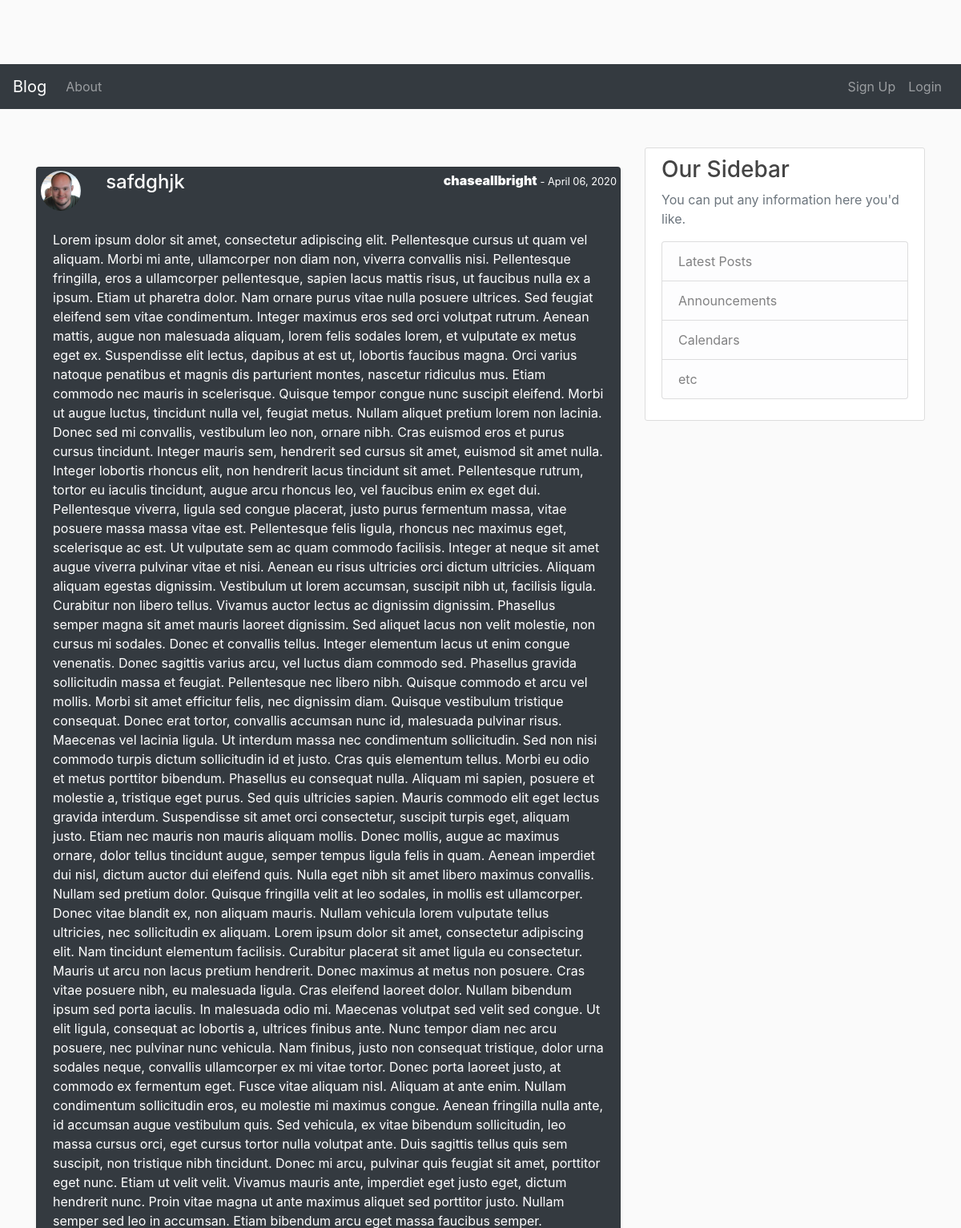
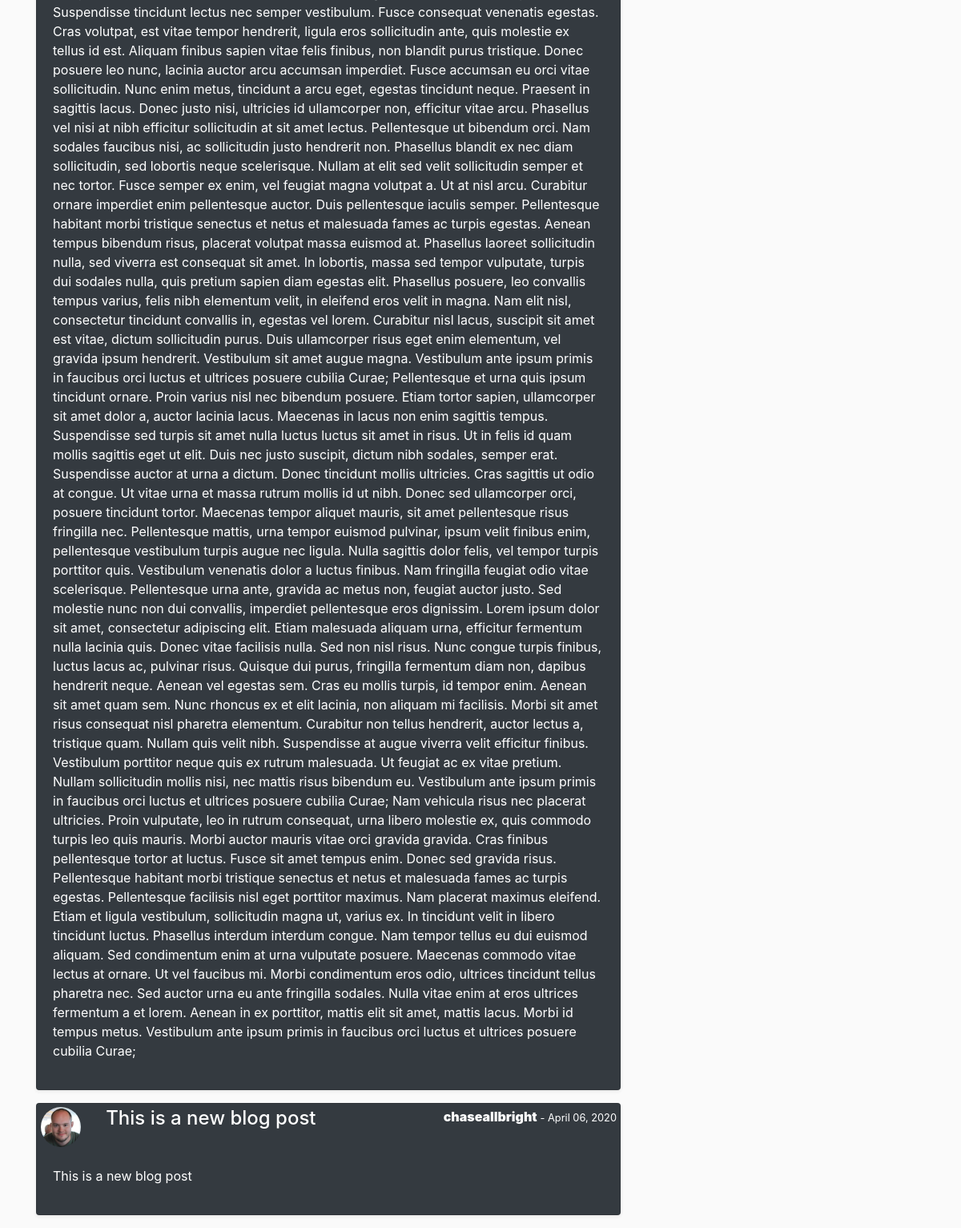
The page /blog/ on the database as committed earlier (2 pictures, top to bottom).
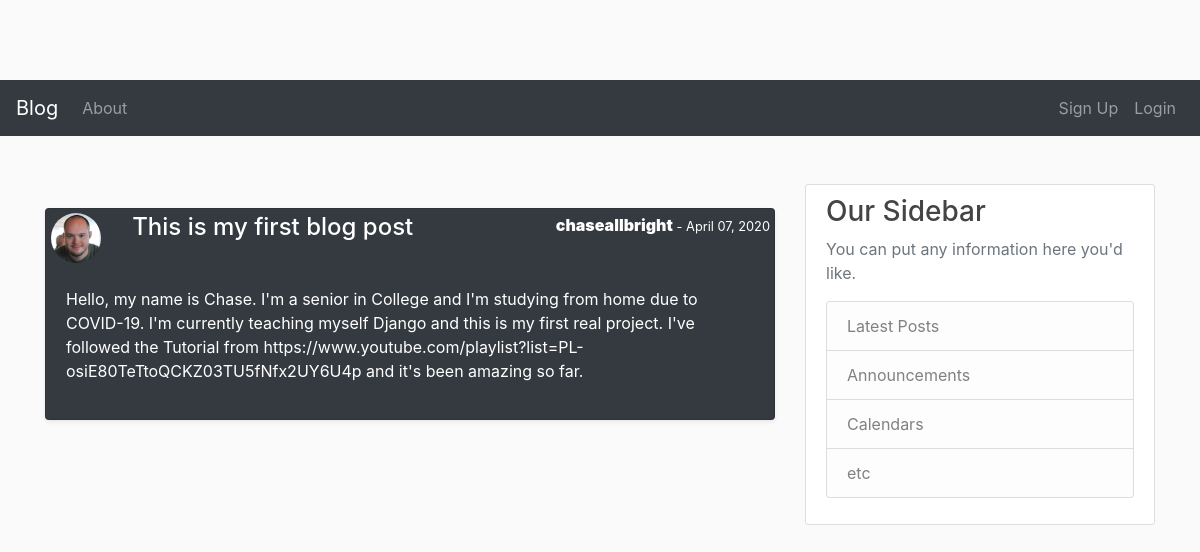
The same page on the database as committed later.
### blogapp/models.py (models this page shows, shortened)
class Post(models.Model):
    title = models.CharField(max_length=100)
    content = models.TextField()
    date_posted = models.DateTimeField(default=timezone.now)
    author = models.ForeignKey(User, on_delete=models.CASCADE)

### users/models.py (models this page shows, shortened)
class Profile(models.Model):
    user = models.OneToOneField(User, on_delete=models.CASCADE)
    image = models.ImageField(default='default.jpg', upload_to='profile_pics')

### blogapp/views.py (the view)
# urls.py: path('', PostListView.as_view(), name='blog-home'),
class PostListView(ListView):
    model = Post
    template_name = 'blogapp/home.html'
    context_object_name = 'posts'
    ordering = ['-date_posted']
    paginate_by = 5

### templates/blogapp/home.html
{% extends "blogapp/base.html" %}
{% block content %}
<br>
{% for post in posts %}
<div class="card shadow-sm text-white bg-dark  p-0 mb-3  ">
    <div class="row p-1">
        <img class=" ml-3 align-self-start rounded-circle" style="height: 50px;" src="{{ post.author.profile.image.url }}" alt="dicks">
        <div class="col"><h4 class=" pl-3 text-left text-bold"><a class="text-white" href="{% url 'post-detail' post.id %}">{{ post.title }}</a></h4>
        </div>
        <div class="col text-right align-right text-align-center">
                <p class="d-inline font-weight-bolder text-white">
                    <a class=" d-inline font-weight-bolder text-white" href="#">{{ post.author }}</a>
                </p>
                <small class="">- {{ post.date_posted|date:"F d, Y" }}</small>
        </div>
    </div>
    <div class="card-body">
        <p class="">{{ post.content }}</p>
    </div>
</div>
{% endfor %}
{% endblock content %}

### templates/blogapp/base.html (shortened to what this page needs)
{% load static %}
{% include 'navbar.html' %}
<!DOCTYPE html>
<html lang="en">
<head>
    <link rel="stylesheet" href="https://stackpath.bootstrapcdn.com/bootstrap/4.4.1/css/bootstrap.min.css"
>
    <link rel="stylesheet" type="text/css" href="{% static 'blogapp/main.css' %}">
</head>
<body>
<main role="main" class="container">
    <div class="row">
        <div class="col-md-8">
            {% block content %}{% endblock %}
        </div>
        <div class="col-md-4">
            <div class="content-section">
                <h3>Our Sidebar</h3>
                <p class='text-muted'>You can put any information here you'd like.
                <ul class="list-group">
                    <li class="list-group-item list-group-item-light">Latest Posts</li>
                    <li class="list-group-item list-group-item-light">Announcements</li>
                    <li class="list-group-item list-group-item-light">Calendars</li>
                    <li class="list-group-item list-group-item-light">etc</li>
                </ul>
                </p>
            </div>
        </div>
    </div>
</main>
</body>
</html>

### templates/navbar.html (shortened to what this page needs)
<header>
    <nav class="navbar navbar-expand-md navbar-dark bg-dark">
        <a href="{% url 'blog-home' %}" class="navbar-brand">Blog</a>
        <div class="collapse navbar-collapse" id="navbarCollapse">
            <div class="navbar-nav">
                <a href="{% url 'blog-about' %}" class="nav-item nav-link">About</a>
            </div>
            <div class="navbar-nav ml-auto">
                {% if user.is_authenticated %}
                    {% if user.is_superuser %}
                    <a href="../../admin" class="nav-item nav-link">Admin</a>
                {% endif %}
                <a href="{% url 'profile' %}" class="nav-item nav-link">Profile</a>
                <a href="{% url 'logout' %}" class="nav-item nav-link">Logout</a>
                {% else %}
                <a href="{% url 'register' %}" class="nav-item nav-link">Sign Up</a>
                <a href="{% url 'login' %}" class="nav-item nav-link">Login</a>
                {% endif %}
            </div>
        </div>
    </nav>
    <br><br>
</header>

### static/blogapp/main.css (style rules this page uses)
body { background: #fafafa; color: #333333; margin-top: 5rem; }
h1, h2, h3, h4, h5, h6 { color: #444444; }
ul { margin: 0; }
.content-section { background: #ffffff; padding: 10px 20px; border: 1px solid #dddddd; border-radius: 3px; margin-bottom: 20px; }

Rows that differ between the two databases and show on the page:
removed Post: author.profile.image (picture), title "safdghjk", author "chaseallbright", date_posted "April 06, 2020", content "Lorem ipsum dolor sit amet, consectetur adipiscing elit. Pellentesque cursus ut quam vel aliquam. Morbi mi ante, ullamcorper non diam non, viverra convallis nisi. Pellentesque fringilla, eros a ullamcorper pellentesque, sapien lacus mattis risus, ut faucibus nulla ex a ipsum. Etiam ut pharetra dolor. Nam ornare purus vitae nulla posuere ultrices. Sed feugiat eleifend sem vitae condimentum. Integer maximus eros sed orci volutpat rutrum. Aenean mattis, augue non malesuada aliquam, lorem felis sodales lorem, et vulputate ex metus eget ex. Suspendisse elit lectus, dapibus at est ut, lobortis faucibus magna. Orci varius natoque penatibus et magnis dis parturient montes, nascetur ridiculus mus.…"
removed Post: author.profile.image (picture), title "This is a new blog post", author "chaseallbright", date_posted "April 06, 2020", content "This is a new blog post"
added Post: author.profile.image (picture), title "This is my first blog post", author "chaseallbright", date_posted "April 07, 2020", content "Hello, my name is Chase. I'm a senior in College and I'm studying from home due to COVID-19. I'm currently teaching myself Django and this is my first real project. I've followed the Tutorial from https://www.youtube.com/playlist?list=PL-osiE80TeTtoQCKZ03TU5fNfx2UY6U4p and it's been amazing so far."
